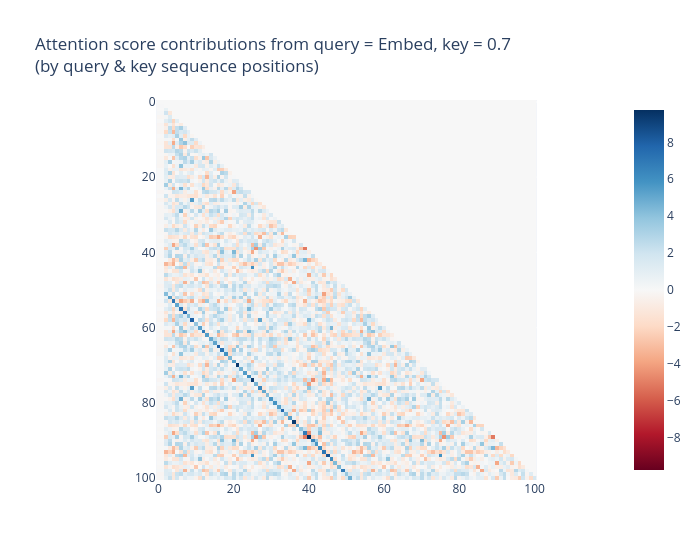
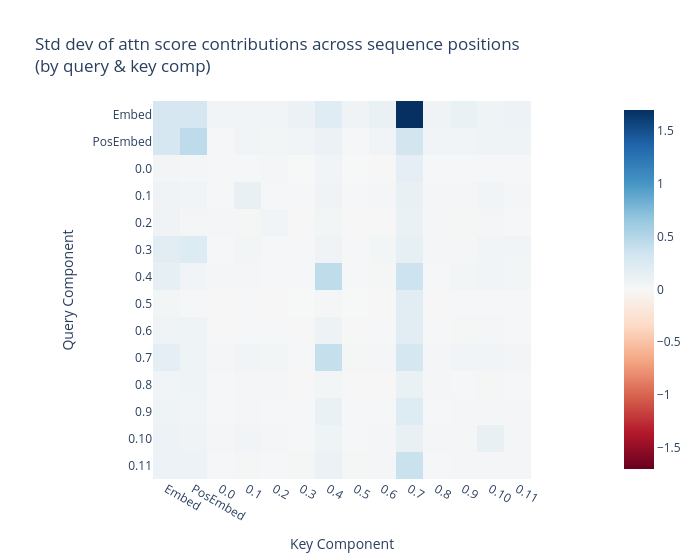

The cell these charts' notebook holds for them, in order:
### Markdown cell above
Once these tests have passed, you can plot the results:

### Code cell
# First plot: attention score contribution from (query_component, key_component) = (Embed, L0H7), you can replace this
# with any other pair and see that the values are generally much smaller, i.e. this pair dominates the attention score
# calculation
decomposed_scores = decompose_attn_scores(decomposed_q, decomposed_k, model)

q_label = "Embed"
k_label = "0.7"
decomposed_scores_from_pair = decomposed_scores[component_labels.index(q_label), component_labels.index(k_label)]

imshow(
    utils.to_numpy(t.tril(decomposed_scores_from_pair)),
    title=f"Attention score contributions from query = {q_label}, key = {k_label}<br>(by query & key sequence positions)",
    width=700,
)


# Second plot: std dev over query and key positions, shown by component. This shows us that the other pairs of
# (query_component, key_component) are much less important, without us having to look at each one individually like we
# did in the first plot!
decomposed_stds = einops.reduce(
    decomposed_scores, "query_decomp key_decomp query_pos key_pos -> query_decomp key_decomp", t.std
)
imshow(
    utils.to_numpy(decomposed_stds),
    labels={"x": "Key Component", "y": "Query Component"},
    title="Std dev of attn score contributions across sequence positions<br>(by query & key comp)",
    x=component_labels,
    y=component_labels,
    width=700,
)

### Figure 1 — Plotly figure (JSON) as saved in the notebook; plotly's stock layout.template omitted (floating-point values rounded to 4 significant figures; data arrays with more than 128 entries replaced by an {"elided": "..."} marker saying what was removed)
{"data": [{"coloraxis": "coloraxis", "hovertemplate": "x: %{x}<br>y: %{y}<br>color: %{z}<extra></extra>", "name": "0", "type": "heatmap", "xaxis": "x", "yaxis": "y", "z": {"elided": "101x101 float values"}}], "layout": {"coloraxis": {"cmid": 0, "colorscale": [[0, "rgb(103,0,31)"], [0.1, "rgb(178,24,43)"], [0.2, "rgb(214,96,77)"], [0.3, "rgb(244,165,130)"], [0.4, "rgb(253,219,199)"], [0.5, "rgb(247,247,247)"], [0.6, "rgb(209,229,240)"], [0.7, "rgb(146,197,222)"], [0.8, "rgb(67,147,195)"], [0.9, "rgb(33,102,172)"], [1, "rgb(5,48,97)"]]}, "title": {"text": "Attention score contributions from query = Embed, key = 0.7<br>(by query & key sequence positions)"}, "width": 700, "xaxis": {"anchor": "y", "constrain": "domain", "domain": [0, 1], "scaleanchor": "y"}, "yaxis": {"anchor": "x", "autorange": "reversed", "constrain": "domain", "domain": [0, 1]}}}

### Figure 2 — Plotly figure (JSON) as saved in the notebook; plotly's stock layout.template omitted (floating-point values rounded to 4 significant figures; data arrays with more than 128 entries replaced by an {"elided": "..."} marker saying what was removed)
{"data": [{"coloraxis": "coloraxis", "hovertemplate": "Key Component: %{x}<br>Query Component: %{y}<br>color: %{z}<extra></extra>", "name": "0", "type": "heatmap", "x": ["Embed", "PosEmbed", "0.0", "0.1", "0.2", "0.3", "0.4", "0.5", "0.6", "0.7", "0.8", "0.9", "0.10", "0.11"], "xaxis": "x", "y": ["Embed", "PosEmbed", "0.0", "0.1", "0.2", "0.3", "0.4", "0.5", "0.6", "0.7", "0.8", "0.9", "0.10", "0.11"], "yaxis": "y", "z": {"elided": "14x14 float values"}}], "layout": {"coloraxis": {"cmid": 0, "colorscale": [[0, "rgb(103,0,31)"], [0.1, "rgb(178,24,43)"], [0.2, "rgb(214,96,77)"], [0.3, "rgb(244,165,130)"], [0.4, "rgb(253,219,199)"], [0.5, "rgb(247,247,247)"], [0.6, "rgb(209,229,240)"], [0.7, "rgb(146,197,222)"], [0.8, "rgb(67,147,195)"], [0.9, "rgb(33,102,172)"], [1, "rgb(5,48,97)"]]}, "title": {"text": "Std dev of attn score contributions across sequence positions<br>(by query & key comp)"}, "width": 700, "xaxis": {"anchor": "y", "constrain": "domain", "domain": [0, 1], "scaleanchor": "y", "title": {"text": "Key Component"}}, "yaxis": {"anchor": "x", "autorange": "reversed", "constrain": "domain", "domain": [0, 1], "title": {"text": "Query Component"}}}}
